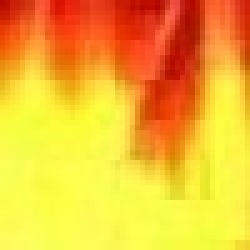
#> input picture HaarCascadeBased/image20.jpg, 50 x 50 px, given in place of posVideo2.871.avi, which was not available (shown 5 times larger)
$ python f2.py
#> lines starting #> are read from the running program, lines starting #| are printed output that depends on the picture; after the words box and inside, x2 and y2 are one past the last pixel; in counts of white or black regions, pixels touching at a corner belong together; pictures that were not available may be replaced by others from this repository, and a replacement may not be noted
import cv2
import numpy as np

video_file = "/home/priya/Documents/pj2/fire_videos.1406/pos/posVideo2.871.avi"
video = cv2.VideoCapture(video_file)

while True:
    (grabbed, frame) = video.read()
#> frame is the input picture: shape (50, 50, 3); mean B, G, R 51.8, 183.3, 243
    if not grabbed:
        break

    blur = cv2.GaussianBlur(frame, (21, 21), 0)
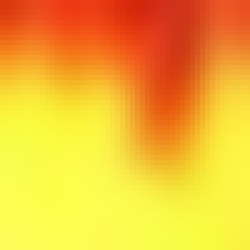
#> blur: shape (50, 50, 3) (shown 5 times larger); mean B, G, R 52.1, 183.9, 243.3
    hsv = cv2.cvtColor(blur, cv2.COLOR_BGR2HSV)
#> hsv: shape (50, 50, 3); mean H, S, V 21.2, 201.1, 243.6

    lower = [18, 50, 50]
    upper = [35, 255, 255]
    lower = np.array(lower, dtype="uint8")
    upper = np.array(upper, dtype="uint8")
    mask = cv2.inRange(hsv, lower, upper)
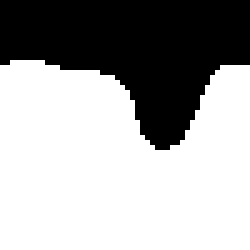
#> mask: shape (50, 50) (shown 5 times larger); 65% white; 1 black region, box (x1, y1, x2, y2) and area: (0, 0, 50, 30) 876


    output = cv2.bitwise_and(frame, hsv, mask=mask)
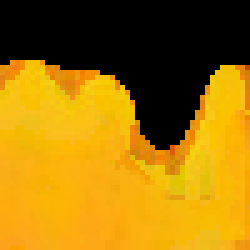
#> output: shape (50, 50, 3) (shown 5 times larger); mean B, G, R 8.2, 115.9, 160.2
    no_red = cv2.countNonZero(mask)
#> no_red = 1624
    print(mask)
#> (printed output is left out)
    cv2.imshow("output", output)
    if int(no_red) > 20000:
    	print("fire detected")
    if cv2.waitKey(1) & 0xFF == ord('q'):
#> (key q is pressed here)
        break

cv2.destroyAllWindows()
video.release()
